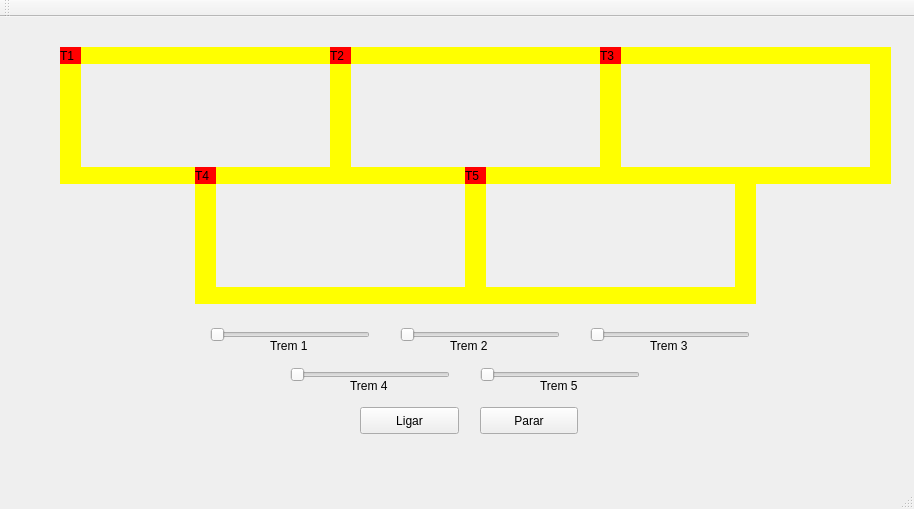
<?xml version="1.0" encoding="UTF-8"?>
<ui version="4.0">
 <class>MainWindow</class>
 <widget class="QMainWindow" name="MainWindow">
  <property name="geometry">
   <rect>
    <x>0</x>
    <y>0</y>
    <width>914</width>
    <height>509</height>
   </rect>
  </property>
  <property name="windowTitle">
   <string>MainWindow</string>
  </property>
  <widget class="QWidget" name="centralWidget">
   <widget class="QLabel" name="label_trem1">
    <property name="geometry">
     <rect>
      <x>60</x>
      <y>30</y>
      <width>21</width>
      <height>17</height>
     </rect>
    </property>
    <property name="styleSheet">
     <string notr="true">QLabel { background: red}</string>
    </property>
    <property name="text">
     <string>T1</string>
    </property>
   </widget>
   <widget class="QLabel" name="label_trilho1">
    <property name="geometry">
     <rect>
      <x>80</x>
      <y>30</y>
      <width>250</width>
      <height>17</height>
     </rect>
    </property>
    <property name="styleSheet">
     <string notr="true">QLabel { background: yellow}</string>
    </property>
    <property name="text">
     <string/>
    </property>
   </widget>
   <widget class="QLabel" name="label_trilho2">
    <property name="geometry">
     <rect>
      <x>80</x>
      <y>150</y>
      <width>250</width>
      <height>17</height>
     </rect>
    </property>
    <property name="styleSheet">
     <string notr="true">QLabel { background: yellow}</string>
    </property>
    <property name="text">
     <string/>
    </property>
   </widget>
   <widget class="QLabel" name="label_trilho3">
    <property name="geometry">
     <rect>
      <x>330</x>
      <y>30</y>
      <width>21</width>
      <height>137</height>
     </rect>
    </property>
    <property name="styleSheet">
     <string notr="true">QLabel { background: yellow}</string>
    </property>
    <property name="text">
     <string/>
    </property>
   </widget>
   <widget class="QLabel" name="label_trilho4">
    <property name="geometry">
     <rect>
      <x>60</x>
      <y>30</y>
      <width>21</width>
      <height>137</height>
     </rect>
    </property>
    <property name="styleSheet">
     <string notr="true">QLabel { background: yellow}</string>
    </property>
    <property name="text">
     <string/>
    </property>
   </widget>
   <widget class="QPushButton" name="pushButton">
    <property name="geometry">
     <rect>
      <x>360</x>
      <y>390</y>
      <width>99</width>
      <height>27</height>
     </rect>
    </property>
    <property name="text">
     <string>Ligar</string>
    </property>
   </widget>
   <widget class="QPushButton" name="pushButton_2">
    <property name="geometry">
     <rect>
      <x>480</x>
      <y>390</y>
      <width>98</width>
      <height>27</height>
     </rect>
    </property>
    <property name="text">
     <string>Parar</string>
    </property>
   </widget>
   <widget class="QLabel" name="label_trilho4_2">
    <property name="geometry">
     <rect>
      <x>600</x>
      <y>30</y>
      <width>21</width>
      <height>137</height>
     </rect>
    </property>
    <property name="styleSheet">
     <string notr="true">QLabel { background: yellow}</string>
    </property>
    <property name="text">
     <string/>
    </property>
   </widget>
   <widget class="QLabel" name="label_trilho1_2">
    <property name="geometry">
     <rect>
      <x>350</x>
      <y>30</y>
      <width>250</width>
      <height>17</height>
     </rect>
    </property>
    <property name="styleSheet">
     <string notr="true">QLabel { background: yellow}</string>
    </property>
    <property name="text">
     <string/>
    </property>
   </widget>
   <widget class="QLabel" name="label_trilho2_2">
    <property name="geometry">
     <rect>
      <x>350</x>
      <y>150</y>
      <width>250</width>
      <height>17</height>
     </rect>
    </property>
    <property name="styleSheet">
     <string notr="true">QLabel { background: yellow}</string>
    </property>
    <property name="text">
     <string/>
    </property>
   </widget>
   <widget class="QLabel" name="label_trem2">
    <property name="geometry">
     <rect>
      <x>330</x>
      <y>30</y>
      <width>21</width>
      <height>17</height>
     </rect>
    </property>
    <property name="styleSheet">
     <string notr="true">QLabel { background: red}</string>
    </property>
    <property name="text">
     <string>T2</string>
    </property>
   </widget>
   <widget class="QLabel" name="label_trilho1_3">
    <property name="geometry">
     <rect>
      <x>620</x>
      <y>30</y>
      <width>250</width>
      <height>17</height>
     </rect>
    </property>
    <property name="styleSheet">
     <string notr="true">QLabel { background: yellow}</string>
    </property>
    <property name="text">
     <string/>
    </property>
   </widget>
   <widget class="QLabel" name="label_trilho2_3">
    <property name="geometry">
     <rect>
      <x>620</x>
      <y>150</y>
      <width>250</width>
      <height>17</height>
     </rect>
    </property>
    <property name="styleSheet">
     <string notr="true">QLabel { background: yellow}</string>
    </property>
    <property name="text">
     <string/>
    </property>
   </widget>
   <widget class="QLabel" name="label_trilho4_3">
    <property name="geometry">
     <rect>
      <x>870</x>
      <y>30</y>
      <width>21</width>
      <height>137</height>
     </rect>
    </property>
    <property name="styleSheet">
     <string notr="true">QLabel { background: yellow}</string>
    </property>
    <property name="text">
     <string/>
    </property>
   </widget>
   <widget class="QLabel" name="label_trilho4_4">
    <property name="geometry">
     <rect>
      <x>195</x>
      <y>150</y>
      <width>21</width>
      <height>137</height>
     </rect>
    </property>
    <property name="styleSheet">
     <string notr="true">QLabel { background: yellow}</string>
    </property>
    <property name="text">
     <string/>
    </property>
   </widget>
   <widget class="QLabel" name="label_trilho2_4">
    <property name="geometry">
     <rect>
      <x>215</x>
      <y>270</y>
      <width>250</width>
      <height>17</height>
     </rect>
    </property>
    <property name="styleSheet">
     <string notr="true">QLabel { background: yellow}</string>
    </property>
    <property name="text">
     <string/>
    </property>
   </widget>
   <widget class="QLabel" name="label_trilho4_5">
    <property name="geometry">
     <rect>
      <x>970</x>
      <y>250</y>
      <width>21</width>
      <height>137</height>
     </rect>
    </property>
    <property name="styleSheet">
     <string notr="true">QLabel { background: yellow}</string>
    </property>
    <property name="text">
     <string/>
    </property>
   </widget>
   <widget class="QLabel" name="label_trilho2_6">
    <property name="geometry">
     <rect>
      <x>485</x>
      <y>270</y>
      <width>250</width>
      <height>17</height>
     </rect>
    </property>
    <property name="styleSheet">
     <string notr="true">QLabel { background: yellow}</string>
    </property>
    <property name="text">
     <string/>
    </property>
   </widget>
   <widget class="QLabel" name="label_trilho4_6">
    <property name="geometry">
     <rect>
      <x>735</x>
      <y>150</y>
      <width>21</width>
      <height>137</height>
     </rect>
    </property>
    <property name="styleSheet">
     <string notr="true">QLabel { background: yellow}</string>
    </property>
    <property name="text">
     <string/>
    </property>
   </widget>
   <widget class="QLabel" name="label_trilho4_7">
    <property name="geometry">
     <rect>
      <x>465</x>
      <y>150</y>
      <width>21</width>
      <height>137</height>
     </rect>
    </property>
    <property name="styleSheet">
     <string notr="true">QLabel { background: yellow}</string>
    </property>
    <property name="text">
     <string/>
    </property>
   </widget>
   <widget class="QLabel" name="label_trem3">
    <property name="geometry">
     <rect>
      <x>600</x>
      <y>30</y>
      <width>21</width>
      <height>17</height>
     </rect>
    </property>
    <property name="styleSheet">
     <string notr="true">QLabel { background: red}</string>
    </property>
    <property name="text">
     <string>T3</string>
    </property>
   </widget>
   <widget class="QLabel" name="label_trem4">
    <property name="geometry">
     <rect>
      <x>195</x>
      <y>150</y>
      <width>21</width>
      <height>17</height>
     </rect>
    </property>
    <property name="styleSheet">
     <string notr="true">QLabel { background: red}</string>
    </property>
    <property name="text">
     <string>T4</string>
    </property>
   </widget>
   <widget class="QLabel" name="label_trem5">
    <property name="geometry">
     <rect>
      <x>465</x>
      <y>150</y>
      <width>21</width>
      <height>17</height>
     </rect>
    </property>
    <property name="styleSheet">
     <string notr="true">QLabel { background: red}</string>
    </property>
    <property name="text">
     <string>T5</string>
    </property>
   </widget>
   <widget class="QSlider" name="Slider4">
    <property name="geometry">
     <rect>
      <x>290</x>
      <y>350</y>
      <width>160</width>
      <height>16</height>
     </rect>
    </property>
    <property name="orientation">
     <enum>Qt::Horizontal</enum>
    </property>
   </widget>
   <widget class="QSlider" name="Slider1">
    <property name="geometry">
     <rect>
      <x>210</x>
      <y>310</y>
      <width>160</width>
      <height>16</height>
     </rect>
    </property>
    <property name="orientation">
     <enum>Qt::Horizontal</enum>
    </property>
   </widget>
   <widget class="QSlider" name="Slider2">
    <property name="geometry">
     <rect>
      <x>400</x>
      <y>310</y>
      <width>160</width>
      <height>16</height>
     </rect>
    </property>
    <property name="orientation">
     <enum>Qt::Horizontal</enum>
    </property>
   </widget>
   <widget class="QSlider" name="Slider3">
    <property name="geometry">
     <rect>
      <x>590</x>
      <y>310</y>
      <width>160</width>
      <height>16</height>
     </rect>
    </property>
    <property name="orientation">
     <enum>Qt::Horizontal</enum>
    </property>
   </widget>
   <widget class="QSlider" name="Slider5">
    <property name="geometry">
     <rect>
      <x>480</x>
      <y>350</y>
      <width>160</width>
      <height>16</height>
     </rect>
    </property>
    <property name="orientation">
     <enum>Qt::Horizontal</enum>
    </property>
   </widget>
   <widget class="QLabel" name="label">
    <property name="geometry">
     <rect>
      <x>270</x>
      <y>320</y>
      <width>67</width>
      <height>17</height>
     </rect>
    </property>
    <property name="text">
     <string>Trem 1</string>
    </property>
   </widget>
   <widget class="QLabel" name="label_2">
    <property name="geometry">
     <rect>
      <x>450</x>
      <y>320</y>
      <width>67</width>
      <height>17</height>
     </rect>
    </property>
    <property name="text">
     <string>Trem 2</string>
    </property>
   </widget>
   <widget class="QLabel" name="label_3">
    <property name="geometry">
     <rect>
      <x>650</x>
      <y>320</y>
      <width>67</width>
      <height>17</height>
     </rect>
    </property>
    <property name="text">
     <string>Trem 3</string>
    </property>
   </widget>
   <widget class="QLabel" name="label_4">
    <property name="geometry">
     <rect>
      <x>350</x>
      <y>360</y>
      <width>67</width>
      <height>17</height>
     </rect>
    </property>
    <property name="text">
     <string>Trem 4</string>
    </property>
   </widget>
   <widget class="QLabel" name="label_5">
    <property name="geometry">
     <rect>
      <x>540</x>
      <y>360</y>
      <width>67</width>
      <height>17</height>
     </rect>
    </property>
    <property name="text">
     <string>Trem 5</string>
    </property>
   </widget>
   <zorder>label_trilho4_7</zorder>
   <zorder>label_trilho4_4</zorder>
   <zorder>label_trilho1</zorder>
   <zorder>label_trilho2</zorder>
   <zorder>label_trilho3</zorder>
   <zorder>label_trilho4</zorder>
   <zorder>label_trem1</zorder>
   <zorder>pushButton</zorder>
   <zorder>pushButton_2</zorder>
   <zorder>label_trilho4_2</zorder>
   <zorder>label_trilho1_2</zorder>
   <zorder>label_trilho2_2</zorder>
   <zorder>label_trem2</zorder>
   <zorder>label_trilho1_3</zorder>
   <zorder>label_trilho2_3</zorder>
   <zorder>label_trilho4_3</zorder>
   <zorder>label_trilho2_4</zorder>
   <zorder>label_trilho4_5</zorder>
   <zorder>label_trilho2_6</zorder>
   <zorder>label_trilho4_6</zorder>
   <zorder>label_trem3</zorder>
   <zorder>label_trem4</zorder>
   <zorder>label_trem5</zorder>
   <zorder>Slider4</zorder>
   <zorder>Slider1</zorder>
   <zorder>Slider2</zorder>
   <zorder>Slider3</zorder>
   <zorder>Slider5</zorder>
   <zorder>label</zorder>
   <zorder>label_2</zorder>
   <zorder>label_3</zorder>
   <zorder>label_4</zorder>
   <zorder>label_5</zorder>
  </widget>
  <widget class="QMenuBar" name="menuBar">
   <property name="geometry">
    <rect>
     <x>0</x>
     <y>0</y>
     <width>914</width>
     <height>20</height>
    </rect>
   </property>
  </widget>
  <widget class="QToolBar" name="mainToolBar">
   <attribute name="toolBarArea">
    <enum>TopToolBarArea</enum>
   </attribute>
   <attribute name="toolBarBreak">
    <bool>false</bool>
   </attribute>
  </widget>
  <widget class="QStatusBar" name="statusBar"/>
 </widget>
 <layoutdefault spacing="6" margin="11"/>
 <resources/>
 <connections/>
</ui>
